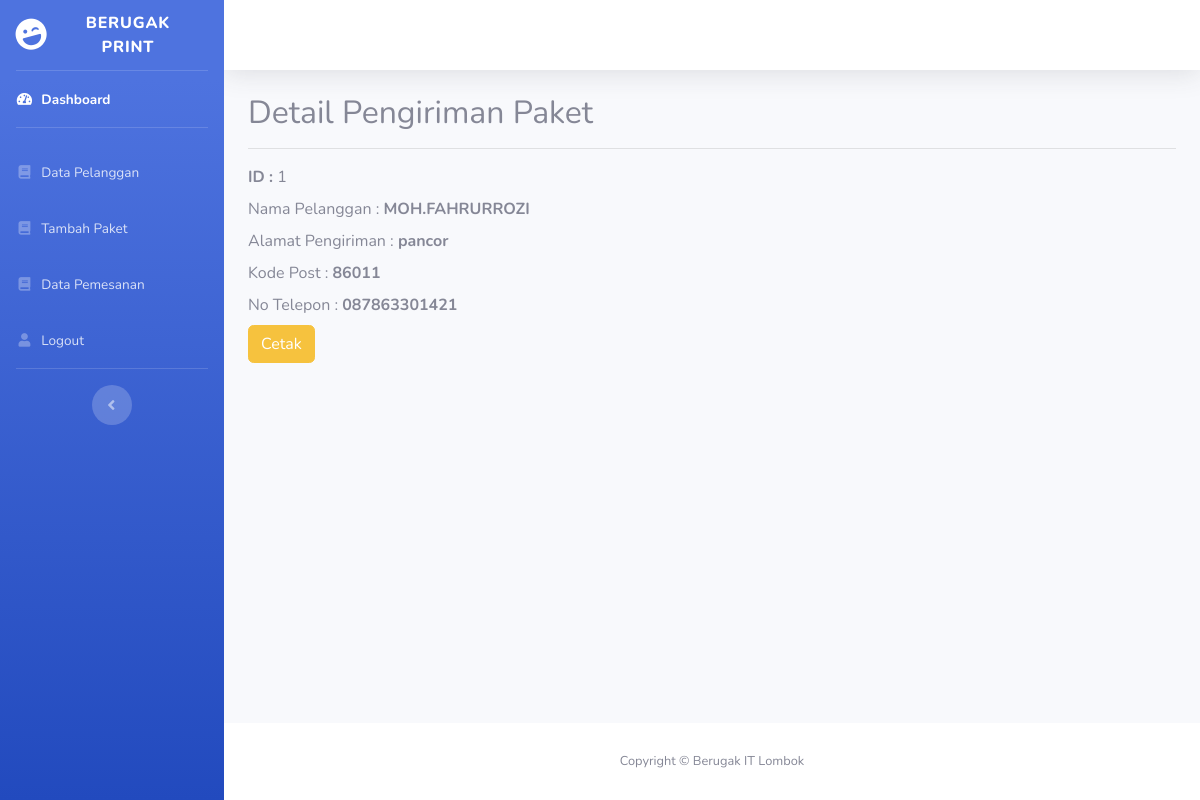
/admin/aksi/detail_pelanggan.php?id_pelanggan=16 (signed in), run on the app's committed database.
### tables this page shows
CREATE TABLE `tb_pelanggan` (
  `id_pelanggan` int(11) NOT NULL,
  `nama_pelanggan` varchar(30) NOT NULL,
  `alamat` text NOT NULL,
  `kode_post` varchar(20) NOT NULL,
  `no` varchar(30) NOT NULL,
  `username` varchar(30) NOT NULL,
  `password` varchar(12) NOT NULL
);

### admin/aksi/detail_pelanggan.php (the view, shortened to what this page needs)
  <!DOCTYPE html>
<html lang="en">
<head>
  <link href="../../vendor/fontawesome-free/css/all.min.css" rel="stylesheet" type="text/css">
  <link href="../../css/sb-admin-2.min.css" rel="stylesheet">
</head>
<body id="page-top">
  <div id="wrapper">
    <ul class="navbar-nav bg-gradient-primary sidebar sidebar-dark accordion" id="accordionSidebar">
      <a class="sidebar-brand d-flex align-items-center justify-content-center" href="#">
        <div class="sidebar-brand-icon rotate-n-15">
          <i class="fas fa-laugh-wink"></i>
        </div>
        <div class="sidebar-brand-text mx-3">Berugak Print</div>
      </a>
      <hr class="sidebar-divider my-0">
      <li class="nav-item active">
        <a class="nav-link" href="#">
          <i class="fas fa-fw fa-tachometer-alt"></i>
          <span>Dashboard</span></a>
      </li>
      <hr class="sidebar-divider">
      <li class="nav-item">
        <a class="nav-link" href="../data_pelanggan.php">
          <i class="fas fa-fw fa-book"></i>
          <span>Data Pelanggan</span></a>
      </li>
      <li class="nav-item">
        <a class="nav-link" href="../paket_harga.php">
          <i class="fas fa-fw fa-book"></i>
          <span>Tambah Paket</span></a>
      </li>
      <li class="nav-item">
        <a class="nav-link" href="../data_pesanan.php">
          <i class="fas fa-fw fa-book"></i>
          <span>Data Pemesanan</span></a>
      </li>
      <li class="nav-item">
        <a class="nav-link" href="../logout.php">
          <i class="fas fa-fw fa-user"></i>
          <span>Logout</span></a>
      </li>
      <hr class="sidebar-divider d-none d-md-block">
      <div class="text-center d-none d-md-inline">
        <button class="rounded-circle border-0" id="sidebarToggle"></button>
      </div>
    </ul>
    <div id="content-wrapper" class="d-flex flex-column">
      <div id="content">
        <nav class="navbar navbar-expand navbar-light bg-white topbar mb-4 static-top shadow">
</nav>
          <div class="container">
          <h2>Detail Pengiriman Paket<hr></h2>
   <?php
include '../../config.php';
$id =$_GET['id_pelanggan'];
$no = 1;
$data = mysqli_query($koneksi,"select * from tb_pelanggan where id_pelanggan='$id'");
while($d = mysqli_fetch_array($data)){
?>
<div>
<td><label for=""><b>ID   :</b></label>
<?php echo $no++; ?>
</td><br>
<td>
<label for="">Nama Pelanggan :</label>
<b><?php echo $d['nama_pelanggan']; ?></b>
</td><Br>
<div>
<label for="">Alamat Pengiriman :</label>
<b><?php echo $d['alamat']; ?></b>
</div>
<div>
<label for="">Kode Post :</label>
<b><?php echo $d['kode_post']; ?></b>
</div>
<div>
<label for="">No Telepon :</label>
<b><?php echo $d['no']; ?></b>
</div>
<div>
   <a href="print.php" target="blank" class="btn btn-warning">Cetak</a>
</div>
<?php
}
?>
        </div>
</div>
</div>
      <footer class="sticky-footer bg-white">
        <div class="container my-auto">
          <div class="copyright text-center my-auto">
            <span>Copyright &copy; Berugak IT Lombok</span>
          </div>
        </div>
      </footer>
    </div>
  </div>
</body>
</html>

### data on the page
tb_pelanggan: nama_pelanggan "MOH.FAHRURROZI", alamat "pancor", kode_post "86011", no "087863301421"
